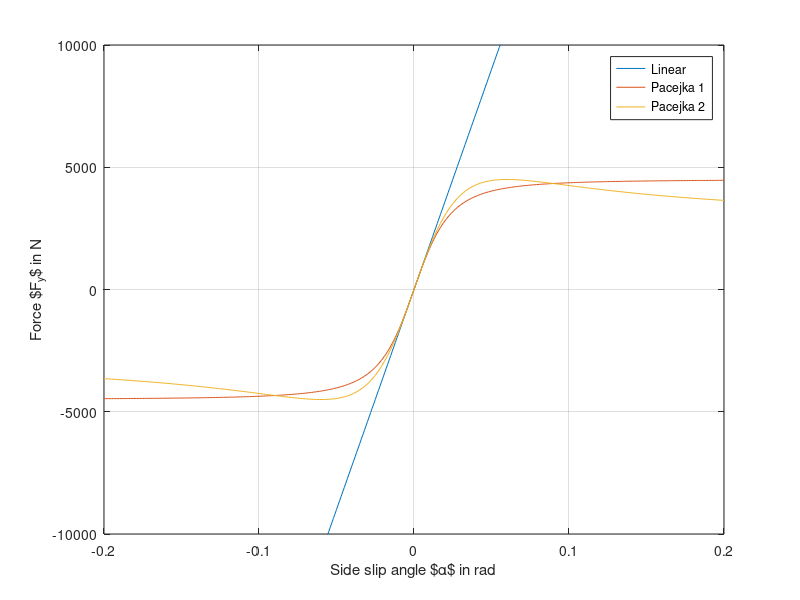

Source code (MATLAB): (Note: this script raises an error after producing the figure.)
% this script plots the tire figure 
alpha = -0.2:0.001:0.2; 

figure; grid on; hold on; box on; 
PacParam = [40,   1, 4500,  0];
PacParam2 = [25,   40/25, 4500,  0];
FyF_linear = PacParam(1)*PacParam(2)*PacParam(3).*alpha; 
FyF_nonlinear1 = PacParam(3).*sin(PacParam(2).*atan(PacParam(1).*alpha - PacParam(4).*(PacParam(1).*alpha - atan(PacParam(1).*alpha)))); 
FyF_nonlinear2 = PacParam2(3).*sin(PacParam2(2).*atan(PacParam2(1).*alpha - PacParam2(4).*(PacParam2(1).*alpha - atan(PacParam2(1).*alpha)))); 
plot(alpha, FyF_linear); 
plot(alpha, FyF_nonlinear1); 
plot(alpha, FyF_nonlinear2); 
xlabel('Side slip angle $\alpha$ in rad'); 
ylabel('Force $F_y$ in N'); 
ylim([-10000, 10000]); 
legend('Linear', 'Pacejka 1', 'Pacejka 2'); 
matlab2tikz('TireModelComparison.tex', 'standalone', true);